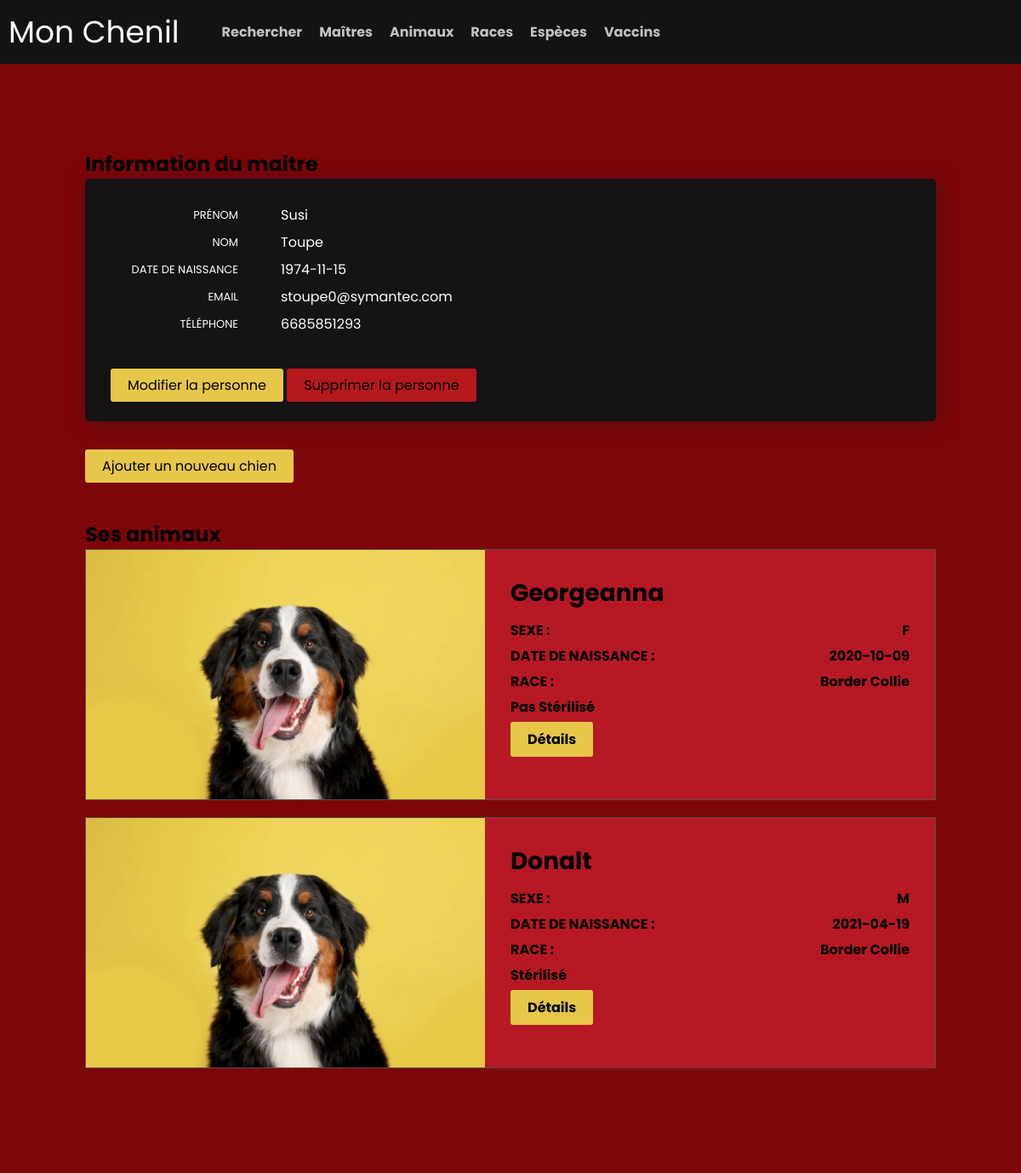
Before: /persons/show/1 (upper part) with the older database file.
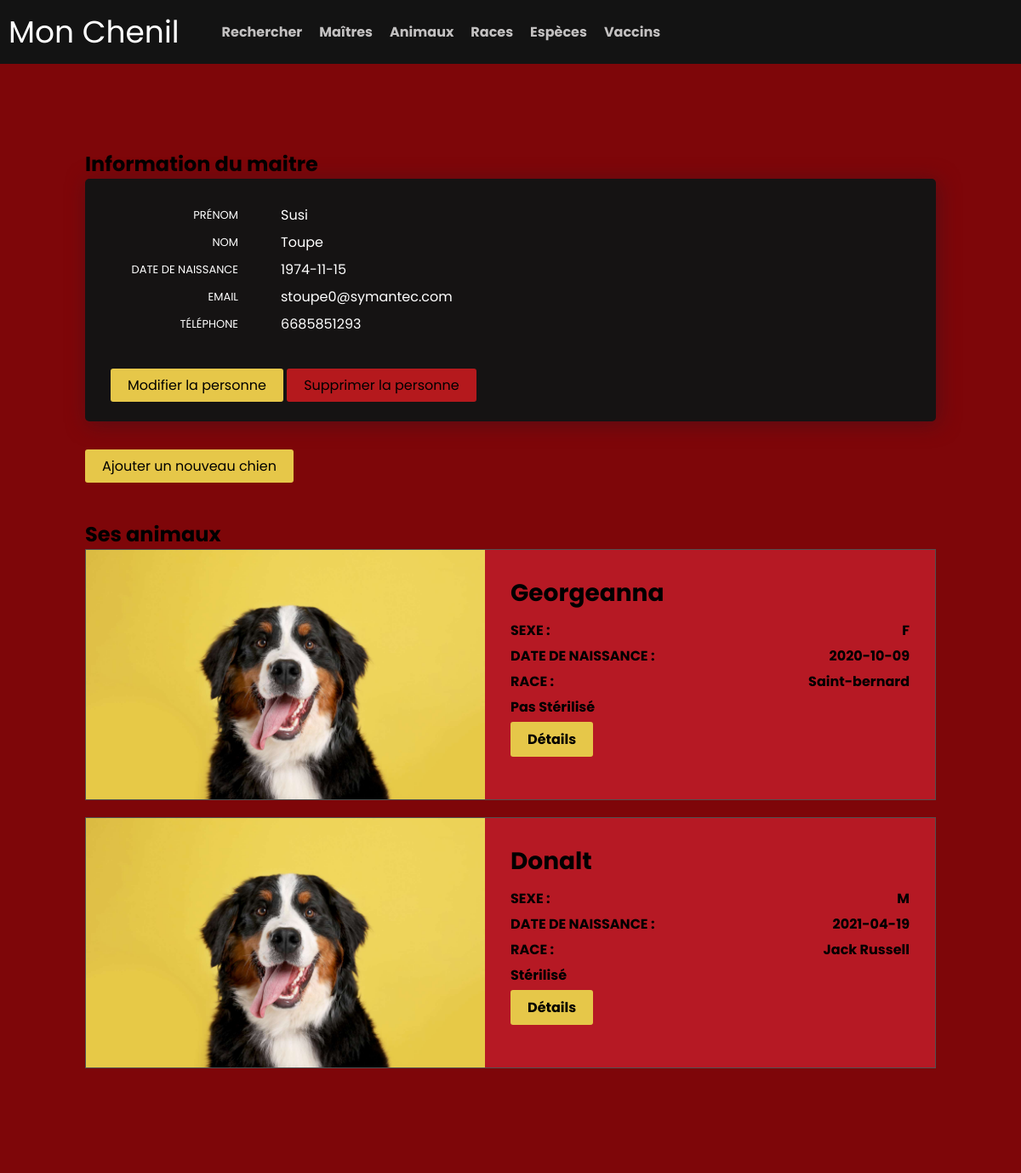
After: the same page with the newer database file.
### tables this page shows
CREATE TABLE `persons` (
  `id` int(11) NOT NULL,
  `firstName` varchar(60) NOT NULL,
  `lastName` varchar(60) NOT NULL,
  `birthDate` date NOT NULL,
  `email` varchar(60) NOT NULL,
  `telephone` varchar(20) NOT NULL
);

CREATE TABLE `animals` (
  `id` int(11) NOT NULL,
  `chip` varchar(50) NOT NULL,
  `name` varchar(100) NOT NULL,
  `sex` varchar(1) NOT NULL,
  `sterilized` tinyint(1) NOT NULL,
  `birthDate` date NOT NULL,
  `fk_person` int(11) NOT NULL,
  `fk_race` int(11) NOT NULL
);

CREATE TABLE `races` (
  `id` int(11) NOT NULL,
  `name` varchar(100) NOT NULL,
  `fk_species` int(11) NOT NULL
);

### controllers/PersonController.php (called while the page is built, shortened)
<?php
class PersonController extends AbstractController {
    public function __construct() {
        $this->dao = new PersonDao();
    }
    public function show ($id) {
        $person = $this->dao->getPersonById($id);
        include ('../views/header.php');
        include ('../views/persons/one.php');
        include ('../views/footer.php');
    }
}

### Router.php (called while the page is built, shortened)
<?php
class Router {
    private $get;
    private $data;
    private $request;
    public function __construct() {
        $this->get = $_GET;
        $this->request = array();
        $this->data = $this->parseURI($_SERVER['REQUEST_URI']);
        $this->run();
    }
    private function parseURI ($server_uri) {
        $server_uri = explode("/", substr($server_uri, 1));
        return $server_uri;
    }
    private function dispatch () {
        if (count($this->data) >= 2 && $this->data[1]) {
            $this->request['action'] = $this->data[1];
        } else {
            $this->request['action'] = "index";
        }
        if (count($this->data) >= 3 && $this->data[2]) {
            $this->request['id'] = $this->data[2];
        } else {
            $this->request['id'] = false;
        }
    }
    private function run() {
        $this->controller_instance = new $this->request['controller'];
        $data = $this->get;
        $this->controller_instance->{$this->request['action']}($this->request['id'], $data);
    }
}

### public/index.php (called while the page is built)
<?php
spl_autoload_register ( function ($class) {
    if ($class === "Router") {
        include '../Router.php';
    } else if ( strpos( $class, "Controller")) {
        include "../controllers/{$class}.php";
    } else if ( strpos ( $class, "Dao")) {
        include "../models/dao/{$class}.php";
    } else {
        include "../models/entities/{$class}.php";
    }
});
$router = new Router();

### models/dao/AbstractDao.php (called while the page is built, shortened)
<?php
abstract class AbstractDao {
    public function __construct($table) {
        $this->table = $table;
        $this->connection = new PDO('mysql:host=localhost;dbname=chenil; charset=utf8', 'root', '');
    }
}

### models/dao/PersonDao.php (called while the page is built, shortened)
<?php
class PersonDao extends AbstractDao
{
    public function getPersonById($id)
    {
        try {
            $statement = $this->connection->prepare("SELECT * FROM {$this->table} WHERE id = ?");
            $statement->execute([
                $id
            ]);
            $result = $statement->fetch(PDO::FETCH_ASSOC);
            return $this->create($result);
        } catch (PDOException $e) {
            print $e->getMessage();
        }
    }
    function create($result)
    {
        return new Person(
            $result['id'],
            $result['firstName'],
            $result['lastName'],
            $result['birthDate'],
            $result['email'],
            $result['telephone']
        );
    }
}

### models/entities/Person.php (called while the page is built, shortened)
<?php
class Person {
    public function __construct ($id, $firstName, $lastName, $birthDate, $email, $telephone) {
        $this->firstName = $firstName;
        $this->lastName = $lastName;
        $this->birthDate = $birthDate;
        $this->email = $email;
        $this->telephone = $telephone;
    }
    public function __get ($prop) {
        if (property_exists($this, $prop)) {
            return $this->$prop;
        }
    }
}

### models/dao/AnimalDao.php (called while the page is built, shortened)
<?php
class AnimalDao extends AbstractDao
{
    public function getAnimalsByFkPerson($fk_person)
    {
        try {
            $statement = $this->connection->prepare("SELECT * FROM {$this->table} WHERE fk_person = ?");
            $statement->execute([
                $fk_person
            ]);
            $result = $statement->fetchAll(PDO::FETCH_ASSOC);
            return $this->createAll($result);
        } catch (PDOException $e) {
            print $e->getMessage();
        }
    }
    function createAll($results)
    {
        $productList = array();
        foreach ($results as $result) {
            array_push($productList, $this->deepCreate($result));
        }
        return $productList;
    }
    public function deepCreate($result)
    {
        $animalId = $result['id'];
        $ownerId = $result['fk_person'];
        $personDao = new PersonDao();
        $person = $personDao->getPersonById($ownerId);
        $raceId = $result['fk_race'];
        $raceDao = new RaceDao();
        $race = $raceDao->getRaceById($raceId);
        $stayDao = new StayDao();
        $stays = $stayDao->getStaysByAnimalId($animalId);
        $vaccineDao = new VaccineDao();
        $vaccines = $vaccineDao->getVaccinesByAnimalId($animalId);
        return new Animal(
            $result['id'],
            $result['name'],
            $result['chip'],
            $result['sex'],
            $result['sterilized'],
            $result['birthDate'],
            $person,
            $race,
            $stays,
            $vaccines
        );
    }
}

### models/dao/RaceDao.php (called while the page is built, shortened)
<?php
class RaceDao extends AbstractDao
{
    public function getRaceById($id)
    {
        try {
            $statement = $this->connection->prepare("SELECT * FROM {$this->table} WHERE id = ?");
            $statement->execute([
                $id
            ]);
            $result = $statement->fetch(PDO::FETCH_ASSOC);
            return $this->create($result);
        } catch (PDOException $e) {
            print $e->getMessage();
        }
    }
    function create($result)
    {
        $specie = new Species($result['fk_species'], null);
        return new Race(
            $result['id'],
            $result['name'],
            $specie
        );
    }
}

### models/dao/StayDao.php (called while the page is built, shortened)
<?php
class StayDao extends AbstractDao
{
    function getStaysByAnimalId($id){
        try {
            $statement = $this->connection->prepare("SELECT * FROM {$this->table} WHERE fk_animal = ?" );
            $statement->execute([
                $id
            ]);
            $result = $statement->fetchAll(PDO::FETCH_ASSOC);
            return $this->createAll($result);
        } catch (PDOException $e) {
            print $e->getMessage();
        }
    }
    function createAll($results)
    {
        $productList = array();
        return $productList;
    }
}

### models/dao/VaccineDao.php (called while the page is built, shortened)
<?php
class VaccineDao extends AbstractDao
{
    public function getVaccinesByAnimalId($id)
    {
        try {
            $statement = $this->connection->prepare(
                "SELECT v.id, v.name, v.description FROM {$this->table} v INNER JOIN animals_vaccines av ON av.fk_vaccine = v.id WHERE av.fk_animal = ? ");
            $statement->execute([
                $id
            ]);
            $result = $statement->fetchAll(PDO::FETCH_ASSOC);
            return $this->createAll($result);
        } catch (PDOException $e) {
            print $e->getMessage();
        }
    }
    function createAll($results)
    {
        $productList = array();
        return $productList;
    }
}

### views/persons/one.php (the view)
<div class="single-person-animal page">
    <div class="content-page">
        <h2>Information du maitre</h2>
        <div class="master-cart-info">
            <div class="group">
                <span class="label">Prénom</span>
                <span><?= $person->firstName ?></span>
            </div>
            <div class="group">
                <span class="label">Nom</span>
                <span><?= $person->lastName ?></span>
            </div>
            <div class="group">
                <span class="label">Date de naissance</span>
                <span><?= $person->birthDate ?></span>
            </div>
            <div class="group">
                <span class="label">Email</span>
                <span><?= $person->email ?></span>
            </div>
            <div class="group">
                <span class="label">Téléphone</span>
                <span><?= $person->telephone ?></span>
            </div>
            <div class="inl-bl" style="margin-top: 40px;">
                <a class="btn bg-yellow" href="/persons/edit/<?= $person->__get('id'); ?>">Modifier la personne</a>
            </div>
            <div class="inl-bl" style="margin-top: 40px;">
                <a class="btn bg-red" href="/persons/delete/<?= $person->__get('id'); ?>">Supprimer la personne</a>
            </div>
        </div>
        <div style="margin-top: 40px;">
            <a class="btn bg-yellow" href="/animals/create_form/?fk_person=<?= $person->__get('id'); ?>">Ajouter un nouveau chien</a>
        </div>
    </div>
</div>
<?php $animal = new AnimalDao(); ?>
<div class="page">
    <div class="content-page">
        <h2>Ses animaux</h2>
        <?php if (empty($animal->getAnimalsByFkPerson($person->__get('id')))) print("Pas d'animaux associés."); ?>
        <?php foreach($animal->getAnimalsByFkPerson($person->__get('id')) as $result) : ?>
            <div class="animal-presentation">
                <div class="wrapper-image">
                    <img src="/images/dog.jpg" alt="Photo of a dog">
                </div>
                <div class="wrapper-text">
                    <h3><?= $result->name ?></h3>
                    <p><span class="label">Sexe :</span><span><?= $result->sex ?></span></p>
                    <p><span class="label">Date de naissance :</span> <span><?= $result->birthDate ?></span></p>
                    <p><span class="label">Race :</span> <span><?= $result->race->name; ?></span></p>
                    <p class="sterilized"><span><?php ($result->sterilized == 1) ? print("Stérilisé") :  print("Pas Stérilisé"); ?></span></p>
                    <p class="container-btn"><a class="btn bg-yellow" href="/animals/show/<?= $result->id; ?>">Détails</a></p>
                </div>
            </div>
        <?php endforeach; ?>
    </div>
</div>

### views/header.php (shortened to what this page needs)
<!DOCTYPE html>
<html lang="fr">
<head>
    <link rel="stylesheet" href="/css/styles.css">
</head>
<body>
<header id="header">
    <div class="logo">Mon Chenil</div>
    <ul>
        <li><a href="/home">Rechercher</a></li>
        <li><a href="/persons/index">Maîtres</a></li>
        <li><a href="/animals/index">Animaux</a></li>
        <li><a href="/races/index">Races</a></li>
        <li><a href="/species/index">Espèces</a></li>
        <li><a href="/vaccines/index">Vaccins</a></li>
    </ul>
</header>

### views/footer.php (shortened to what this page needs)
</body>
</html>

### public/css/styles.css (style rules this page uses)
* { margin: 0; padding: 0; font-family: 'Poppins', sans-serif;; }
body { background-color: #7e0609; }
.page { display: flex; flex-direction: column; align-items: center; }
.content-page { display: flex; flex-direction: column; width: 1000px; margin-bottom: 50px; }
ul { list-style: none; margin: 0; padding: 0; }
a { text-decoration: none; color: black; }
#header { display: flex; align-items: center; background-color: #131313; margin-bottom: 100px; padding: 10px 10px; }
#header .logo { margin-right: 50px; font-size: 36px; color: white; }
#header ul { display: flex; }
#header ul li { margin-right: 20px; text-decoration: none; font-weight: bold; }
#header ul li a { color: #c3c1c1; }
#home .master, #home .animal, .animal-presentation { border: solid #515151 1px; }
.animal-presentation { margin-bottom: 20px; }
.animal-presentation { display: flex; background-color: #b61924; }
.animal-presentation .wrapper-image { display: flex; flex: 1; }
.animal-presentation .wrapper-text { padding: 30px; flex: 1; }
.animal-presentation h3 { font-size: 28px; margin-bottom: 10px; }
.animal-presentation p { font-weight: bold; }
.animal-presentation .label { text-transform: uppercase; }
.animal-presentation img { width: 100%; }
.animal-presentation .wrapper-text p { display: flex; justify-content: space-between; margin-bottom: 5px; }
.master-cart-info, .animal-cart-info { background-color: rgb(21, 19, 19); color: white; box-shadow: 3px 3px 25px rgb(88, 13, 20);; }
.single-person-animal .group { display: flex; align-items: center; margin-bottom: 7px; }
.single-person-animal .label { color: white; width: 150px; text-align: end; margin-right: 50px; text-transform: uppercase; font-size: 13px; }
.master-cart-info { padding: 30px; border-radius: 5px; }
.btn { border: unset; padding: 8px 20px; border-radius: 3px; cursor: pointer; text-align: center; }
.bg-yellow { background-color: rgb(230, 199, 73); }
.bg-red { background-color: rgb(181, 25, 29); }
.inl-bl { display: inline-block; }

Changed rows visible on the page:
changed animals "Georgeanna": fk_race.name "Border Collie" → "Saint-bernard"
changed animals "Donalt": fk_race.name "Border Collie" → "Jack Russell"
